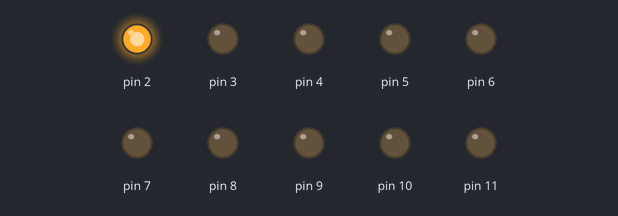
Simulated run of this sketch. Board: Arduino Uno, built with avr-gcc and run on an emulated ATmega328P. Parts: output pins drawn as LEDs (lit = HIGH).

Above: at 0.1 s.
At 3.1 s:
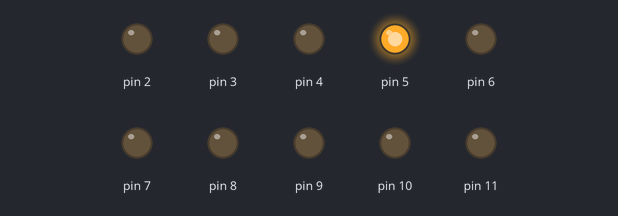
At 7.1 s:
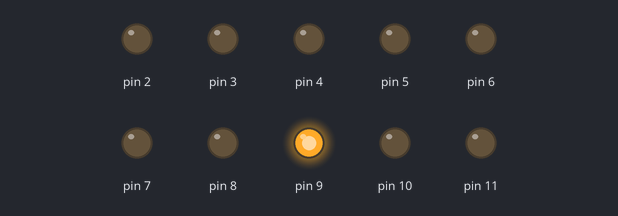
At 14.1 s:
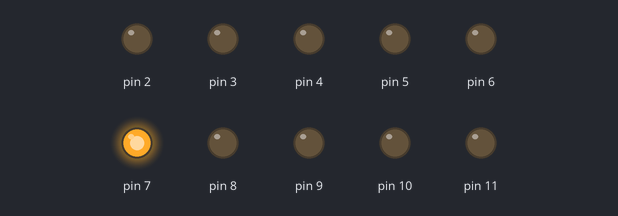
At 21.1 s:
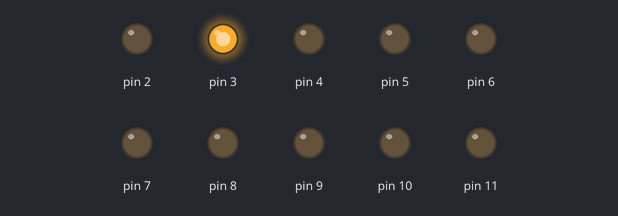
At 29.1 s:
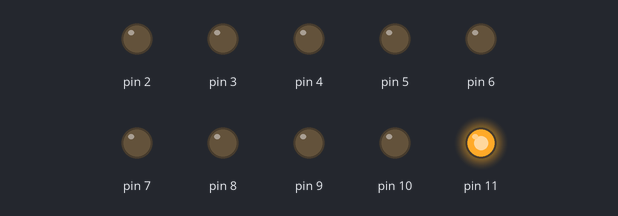
Timing chart, 0 to 40.0 s (numbered marks = the images above):
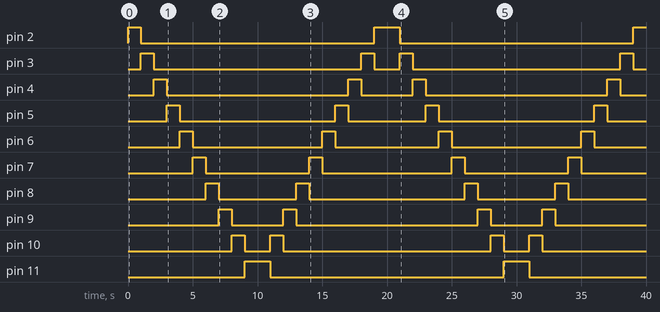

Measured:
- by itself, pin 2: goes HIGH 1.0 s, LOW 18.0 s, HIGH 2.0 s, LOW 18.0 s, then HIGH
- by itself, pin 3: LOW → HIGH at 1.0 s, → LOW 1.0 s later, → HIGH 16.0 s later, → LOW 1.0 s later, … (8 changes in this stretch)
- by itself, pin 4: LOW → HIGH at 2.0 s, → LOW 1.0 s later, → HIGH 14.0 s later, → LOW 1.0 s later, … (8 changes in this stretch)
- by itself, pin 5: LOW → HIGH at 3.0 s, → LOW 1.0 s later, → HIGH 12.0 s later, → LOW 1.0 s later, … (8 changes in this stretch)
- by itself, pin 6: LOW → HIGH at 4.0 s, → LOW 1.0 s later, → HIGH 10.0 s later, → LOW 1.0 s later, … (8 changes in this stretch)
- by itself, pin 7: LOW → HIGH at 5.0 s, → LOW 1.0 s later, → HIGH 8.0 s later, → LOW 1.0 s later, … (8 changes in this stretch)
- by itself, pin 8: LOW → HIGH at 6.0 s, → LOW 1.0 s later, → HIGH 6.0 s later, → LOW 1.0 s later, … (8 changes in this stretch)
- by itself, pin 9: LOW → HIGH at 7.0 s, → LOW 1.0 s later, → HIGH 4.0 s later, → LOW 1.0 s later, … (8 changes in this stretch)

The sketch:

sirali_isik_devresi.ino
```cpp
const int sure = 1000;
void setup() {
 for(int ledPin=2;ledPin<12; ledPin++)
 {
  pinMode(ledPin,OUTPUT);
  }
}

void loop() {
  for (int ledPin=2; ledPin<12; ledPin++)
  {
    digitalWrite(ledPin,HIGH);
    delay(sure);
    digitalWrite(ledPin,LOW);
    }
   for (int ledPin=11; ledPin>1; ledPin--)
  {digitalWrite(ledPin,HIGH);
   delay(sure);
   digitalWrite(ledPin,LOW);

    }
}
```
